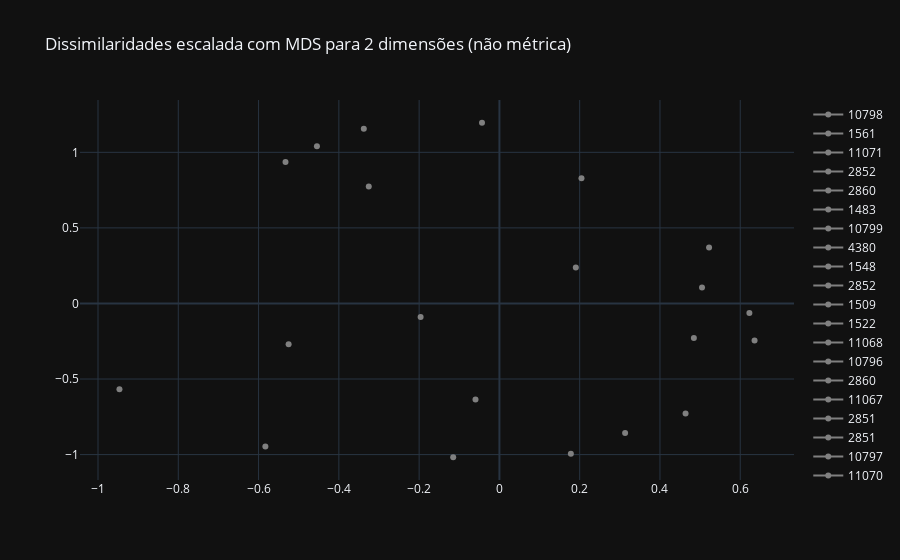

The cell this chart's notebook holds for it:
### Code cell
data = []
for i in range(0,21):
    trace = go.Scatter(x = [dissimilaridade_scaled[i][0]],
                       y = [dissimilaridade_scaled[i][1]],
                       name = ts_names[i],
                       marker = dict(color = 'gray'))
    data.append(trace)
layout = go.Layout(title = 'Dissimilaridades escalada com MDS para 2 dimensões (não métrica)',
                   template = 'plotly_dark')
fig = go.Figure(data = data, layout=layout)
pyo.iplot(fig, config=dict(showLink = False))

### Figure 1 — Plotly figure (JSON) as saved in the notebook; plotly's stock layout.template omitted (floating-point values rounded to 4 significant figures)
{"data": [{"marker": {"color": "gray"}, "name": "10798", "type": "scatter", "uid": "c9e2eb2f-65e2-491c-8e71-e04a3f8bc783", "x": [-0.5252], "y": [-0.2691]}, {"marker": {"color": "gray"}, "name": "1561", "type": "scatter", "uid": "c2e9165a-4218-4ab0-8c55-978295f55976", "x": [-0.1963], "y": [-0.0892]}, {"marker": {"color": "gray"}, "name": "11071", "type": "scatter", "uid": "6dd9dc75-ab58-42c2-aaf2-fc464b6d2d35", "x": [-0.9466], "y": [-0.568]}, {"marker": {"color": "gray"}, "name": "2852", "type": "scatter", "uid": "afe8064a-52e7-484a-b7cb-24ee1d84aeb0", "x": [0.5048], "y": [0.1052]}, {"marker": {"color": "gray"}, "name": "2860", "type": "scatter", "uid": "30184ef6-d998-4b35-b5e4-935fbf7e2275", "x": [0.1903], "y": [0.2372]}, {"marker": {"color": "gray"}, "name": "1483", "type": "scatter", "uid": "8b0f9332-bf99-4968-9ac5-0a3815996b28", "x": [0.6228], "y": [-0.0634]}, {"marker": {"color": "gray"}, "name": "10799", "type": "scatter", "uid": "4df540d9-50bb-42c3-946b-dd2edbdf01fd", "x": [0.6356], "y": [-0.2446]}, {"marker": {"color": "gray"}, "name": "4380", "type": "scatter", "uid": "8b901b84-6186-431d-841e-f02c29b400ab", "x": [0.4844], "y": [-0.2284]}, {"marker": {"color": "gray"}, "name": "1548", "type": "scatter", "uid": "64a9ff6d-f8d5-40e4-95d2-7d5f31445b3c", "x": [0.5224], "y": [0.3708]}, {"marker": {"color": "gray"}, "name": "2852", "type": "scatter", "uid": "f73f7c6c-6e57-4122-b148-1ec242fd0b60", "x": [0.4638], "y": [-0.7288]}, {"marker": {"color": "gray"}, "name": "1509", "type": "scatter", "uid": "423c525e-868b-4bd9-9970-3c4ab02e18eb", "x": [0.178], "y": [-0.995]}, {"marker": {"color": "gray"}, "name": "1522", "type": "scatter", "uid": "7e70b2dd-ccd7-4dab-83b5-b8c9473287aa", "x": [0.3132], "y": [-0.8577]}, {"marker": {"color": "gray"}, "name": "11068", "type": "scatter", "uid": "83141550-8fd8-4b83-954e-1bd8284d75bf", "x": [-0.1151], "y": [-1.018]}, {"marker": {"color": "gray"}, "name": "10796", "type": "scatter", "uid": "b79c92a6-a271-4a07-a0d8-90e72fd6df58", "x": [-0.05954], "y": [-0.635]}, {"marker": {"color": "gray"}, "name": "2860", "type": "scatter", "uid": "e6d707eb-71b9-4692-91b7-7e72fc497e98", "x": [-0.583], "y": [-0.9469]}, {"marker": {"color": "gray"}, "name": "11067", "type": "scatter", "uid": "2ab1c6b0-9827-4b42-8358-4a547b419892", "x": [0.2044], "y": [0.8291]}, {"marker": {"color": "gray"}, "name": "2851", "type": "scatter", "uid": "c6dabadd-e208-4d0a-aeee-9aff96c9b6e6", "x": [-0.04338], "y": [1.196]}, {"marker": {"color": "gray"}, "name": "2851", "type": "scatter", "uid": "ee1694d0-6116-4cf6-acb7-93d18ed3c5ea", "x": [-0.3378], "y": [1.155]}, {"marker": {"color": "gray"}, "name": "10797", "type": "scatter", "uid": "81c8275e-d962-4a96-bfdc-9b9ccf107688", "x": [-0.4546], "y": [1.041]}, {"marker": {"color": "gray"}, "name": "11070", "type": "scatter", "uid": "dc243164-f639-4c24-bacd-68a5717b7ae8", "x": [-0.3254], "y": [0.774]}, {"marker": {"color": "gray"}, "name": "4380", "type": "scatter", "uid": "8a546db4-4646-421a-a9de-608bd93ee8be", "x": [-0.5328], "y": [0.9355]}], "layout": {"autosize": true, "title": {"text": "Dissimilaridades escalada com MDS para 2 dimensões (não métrica)"}, "xaxis": {"autorange": true, "range": [-1.043, 0.7318], "type": "linear"}, "yaxis": {"autorange": true, "range": [-1.18, 1.358], "type": "linear"}}}
